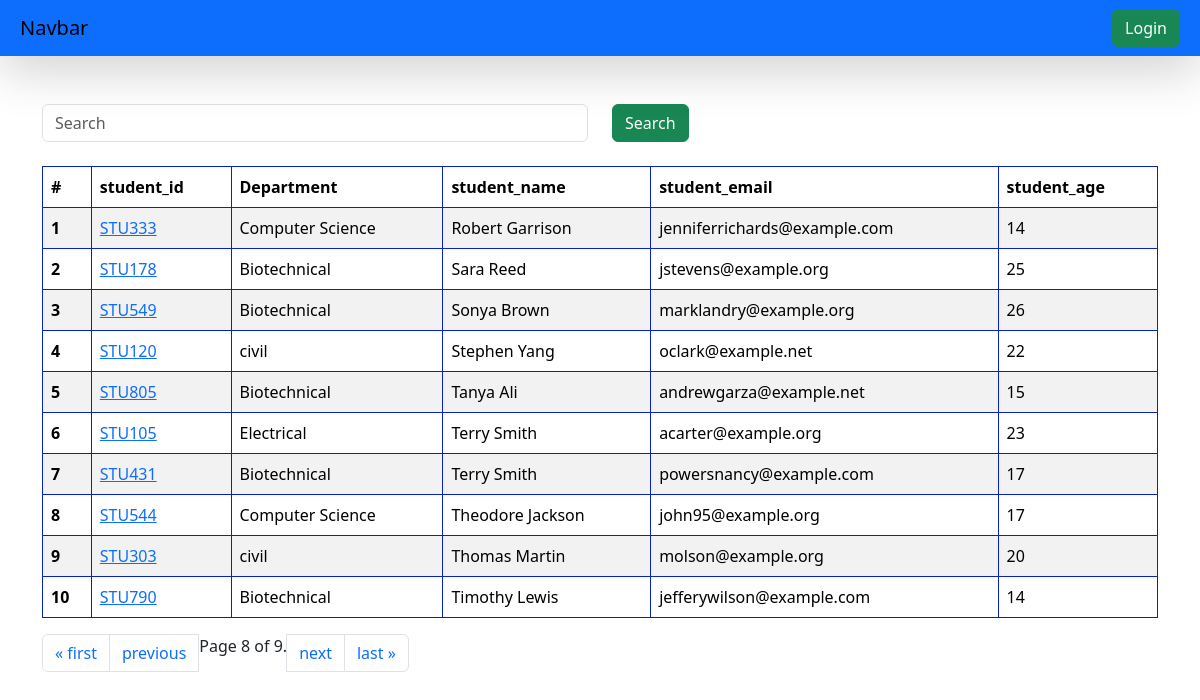
/students/?page=8, run on the app's committed database.
### vege/models.py (models this page shows, shortened)
class Student(models.Model):
    department = models.ForeignKey(Department, on_delete=models.CASCADE)
    student_id = models.OneToOneField(StudentID,related_name="student", on_delete=models.CASCADE)
    student_name = models.CharField(max_length=100)
    student_email = models.EmailField(unique=True)
    student_age = models.IntegerField(default=18)
    student_address = models.TextField()
    is_deleted = models.BooleanField(default= False)
    objects = StudentManager()
    admin_objects = models.Manager()
    class Meta:
        ordering =  ['student_name'] #Order students alphabetically
        verbose_name = 'student'

class StudentID(models.Model):
    student_id = models.CharField(max_length=100)
    def __str__(self) -> str:
        return self.student_id #Return student ID in admin panel

class Department(models.Model):
    department = models.CharField(max_length=100)
    class Meta:
        ordering = ['department'] #Order departments alphabetically

### vege/views.py (the view, shortened to what this page needs)
# urls.py: path('students/', get_students, name='get_students'),
def get_students(request):
    queryset = Student.objects.all()
    paginator = Paginator(queryset, 10)  # Show 10 contacts per page.
    page_number = request.GET.get("page", 1) # Default to page 1 if no page parameter is provided
    page_obj = paginator.get_page(page_number)
    return render(request, 'report/students.html', {'queryset': page_obj})

### vege/models.py (called while the page is built)
    def get_queryset(self):
        return super().get_queryset().filter(is_deleted = False)

### vege/templates/report/students.html
{% extends 'base.html' %} {% block start %}
<div class="container mt-5">
<form class="mb-4">
    <div class="row">
        <div class="col-md-6">
            <input class="form-control" name="search" placeholder="Search">
        </div>
        <div class="col-md-6">
            <button class="btn btn-success">Search</button>
        </div>
    </div>
</form>
  <table class="table table-striped">
    <thead>
      <tr>
        <th scope="col">#</th>
        <th scope="col">student_id</th>
        <th scope="col">Department</th>
        <th scope="col">student_name</th>
        <th scope="col">student_email</th>
        <th scope="col">student_age</th>
      </tr>
    </thead>
    <tbody>
      {% for student in queryset %}
      <tr>
        <th scope="row">{{forloop.counter}}</th>
        <td>
          <a href="{% url 'see_mark' student.student_id %}">
            {{student.student_id}}
          </a>
        </td>
        <td>{{student.department.department}}</td>
        <td>{{student.student_name}}</td>
        <td>{{student.student_email}}</td>
        <td>{{student.student_age}}</td>
      </tr>
      {% endfor %}
    </tbody>
    </table>
      <nav aria-label="Page navigation example">
      <ul class="pagination">
          {% if queryset.has_previous %}
            <li class="page-item"><a class="page-link"  href="?page=1">&laquo; first</a> </li>
            <li class="page-item"><a class="page-link" href="?page={{ queryset.previous_page_number }}">previous</a> </li>
          {% endif %}
          <span class="current">
            Page {{ queryset.number }} of {{ queryset.paginator.num_pages }}.
          </span>
          {% if queryset.has_next %}
            <li class="page-item"><a class="page-link"href="?page={{ queryset.next_page_number }}">next</a> </li>
            <li class="page-item"><a class="page-link" href="?page={{ queryset.paginator.num_pages }}">last &raquo;</a> </li>
          {% endif %}
    </ul>
   </nav>
</div>
{% endblock %}

### home/templates/base.html (style rules this page uses)
table, th, td { border: 1px solid rgb(6, 36, 189); }

### data on the page
Student: student_id "STU333", department.department "Computer Science", student_name "Robert Garrison", student_email "jenniferrichards@example.com", student_age "14"
Student: student_id "STU178", department.department "Biotechnical", student_name "Sara Reed", student_email "jstevens@example.org", student_age "25"
Student: student_id "STU549", department.department "Biotechnical", student_name "Sonya Brown", student_email "marklandry@example.org", student_age "26"
Student: student_id "STU120", department.department "civil", student_name "Stephen Yang", student_email "oclark@example.net", student_age "22"
Student: student_id "STU805", department.department "Biotechnical", student_name "Tanya Ali", student_email "andrewgarza@example.net", student_age "15"
Student: student_id "STU105", department.department "Electrical", student_name "Terry Smith", student_email "acarter@example.org", student_age "23"
Student: student_id "STU431", department.department "Biotechnical", student_name "Terry Smith", student_email "powersnancy@example.com", student_age "17"
Student: student_id "STU544", department.department "Computer Science", student_name "Theodore Jackson", student_email "john95@example.org", student_age "17"
Student: student_id "STU303", department.department "civil", student_name "Thomas Martin", student_email "molson@example.org", student_age "20"
Student: student_id "STU790", department.department "Biotechnical", student_name "Timothy Lewis", student_email "jefferywilson@example.com", student_age "14"

### other printed values
{{ queryset.number }} "8"
{{ queryset.paginator.num_pages }} "9"
